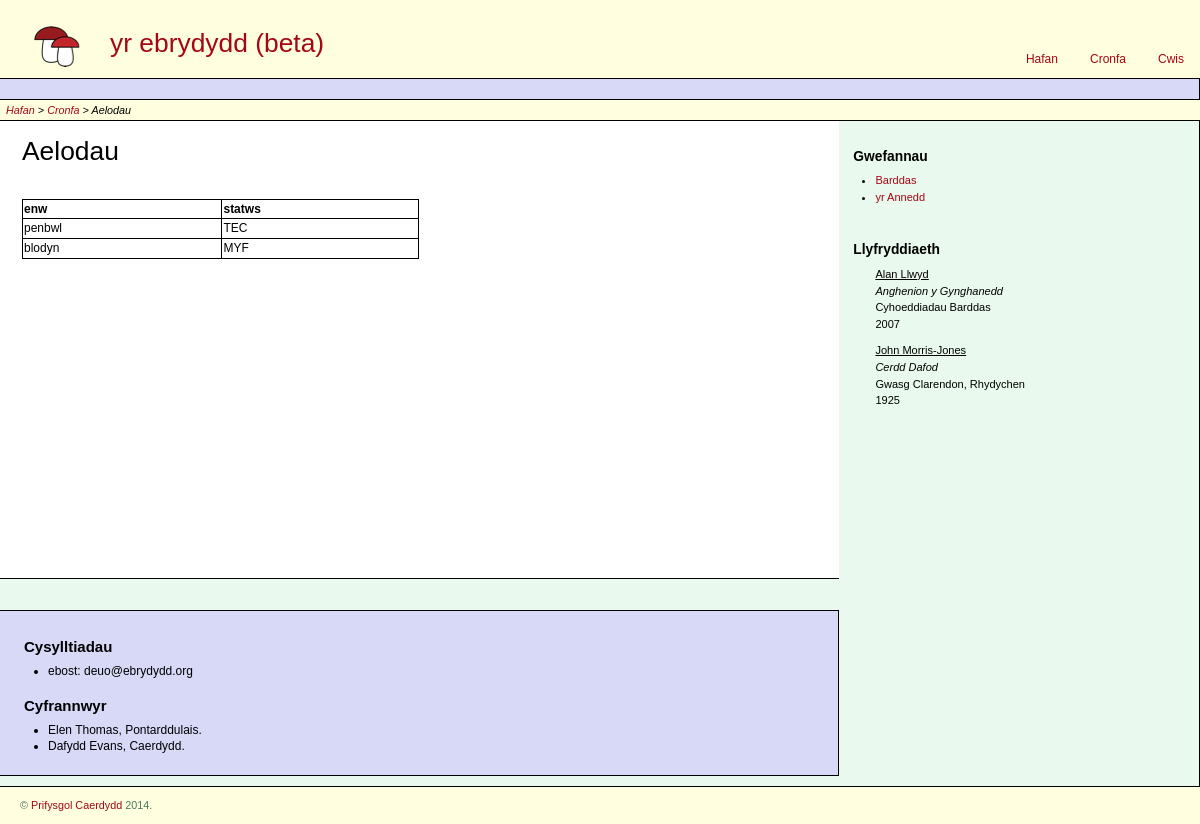
Screenshot of /aelodau/ with the database file from the repository.
### ebrydydd/models.py (models this page shows)
class Aelod(models.Model):
	user = models.OneToOneField(User)
	ffugenw = models.CharField(max_length=10)
	statws = models.CharField(max_length=3, choices=ec.LLYTHRENWAU['statws'])
	def __unicode__(self):
		return self.user.username
	def get_absolute_url(self):
		return reverse('aelod', kwargs={'pk': self.id})

### ebrydydd/views.py (the view)
# urls.py: url(r'aelodau/$', ebrydydd.views.Aelod_ListView.as_view(), name='rhestr-aelodau'),
class Aelod_ListView(ListView):
	model = Aelod
	template_name = 'rhestr_aelodau.html'
	def get_success_url(self):
		return reverse('cronfa')

### templates/rhestr_aelodau.html (shortened to what this page needs)
{% extends "cronfa.html" %}
{% block styles %}
	{{ block.super }}
{% endblock %}
{% block breadcrumbs %}
    {{ block.super }} > Aelodau
{% endblock %}
{% block content-main %}
<h1>Aelodau</h1>
<br/>
<table class="aelodau">
	<tr>
		<th class="aelod">enw</th>
		<th class="aelod">statws</th>
	</tr>
	{% for object in object_list %}
		<tr>
			<td class="aelod">{{ object.ffugenw }}</td>
			<td class="aelod">{{ object.statws }}</td>
		</tr>
	{% endfor %}
</table>
{% endblock %}

### static/base.css (style rules this page uses)
body { margin:0; padding:0; }
body, th, td { font:12px/1.4em Verdana,sans-serif; }
#content-main * { margin-left:22px; margin-right:24px; }
#content-main * * { margin-left:0; margin-right:0; }
h1,h2,h3,h4 { margin-top:.8em; font-family:"Trebuchet MS",sans-serif; font-weight:normal; }
h1 { font-size:220%; margin-top:.6em; margin-bottom:.6em; line-height:1.1em; }
body { background:#FFFFE0; }
h1,h2,h3,h4 { color:black; }
#content-main h1 { color:black; }

### templates/rhestr_aelodau.html (style rules this page uses)
table.aelodau { border:1px solid #000; width:50%; text-align:left; border-collapse:collapse; }
th.aelod { font-weight:bold; border: solid 1px black; }
td.aelod { border: solid 1px black; }

### rows the page displays
Aelod: ffugenw "penbwl", statws "TEC"
Aelod: ffugenw "blodyn", statws "MYF"
